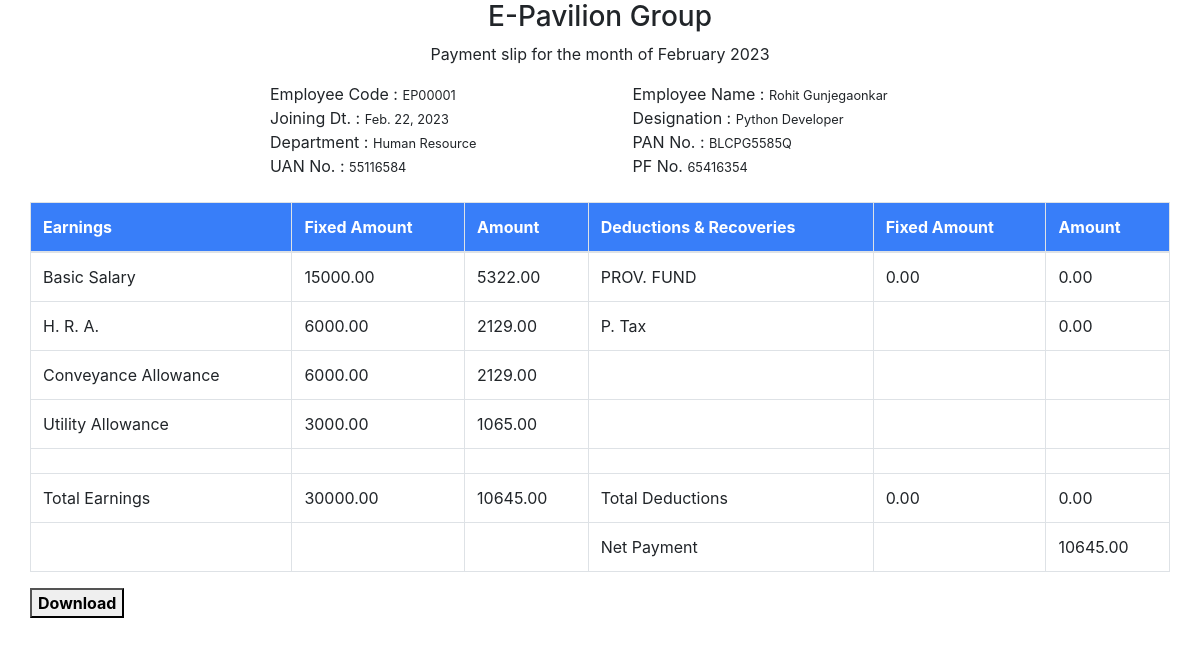
Before: /accounts/self-salary/2/ (signed in) with the older database file.
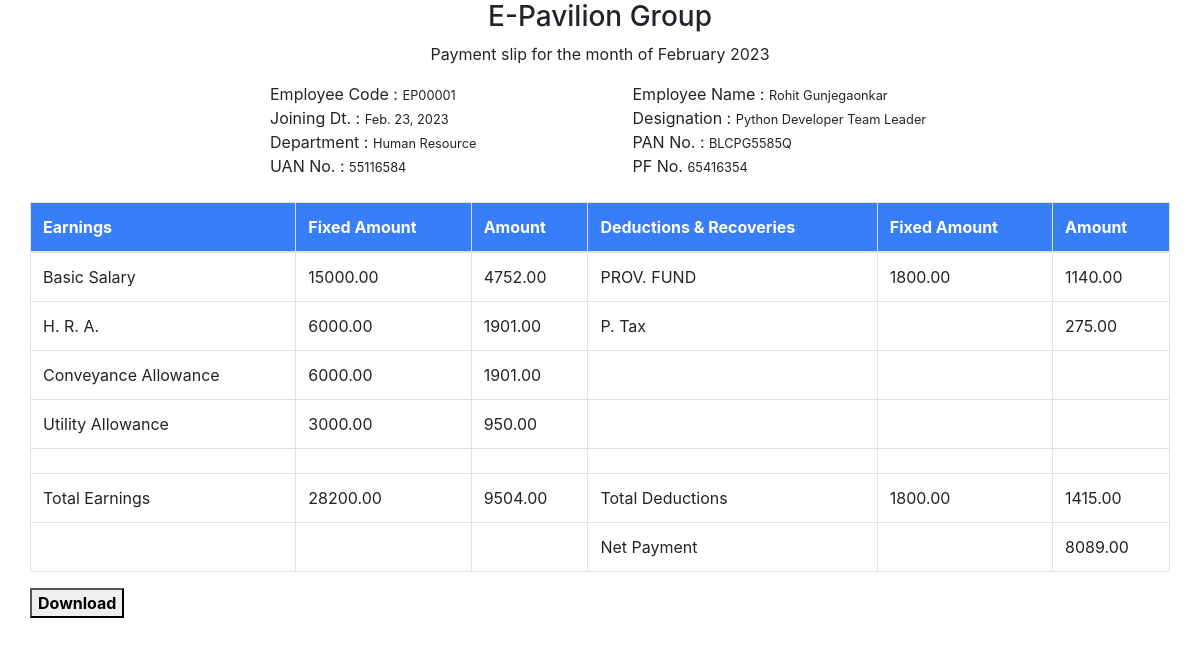
After: the same page with the newer database file.
### payroll/models.py (models this page shows, shortened)
class Salary(models.Model):
    emp_user = models.ForeignKey(User,on_delete=models.CASCADE,related_name='salary_users')
    month = models.ForeignKey(Month,on_delete=models.CASCADE,related_name='salary_months')
    current_month_ctc = models.DecimalField(max_digits=8, decimal_places=2, default=0)
    basic_salary = models.DecimalField(max_digits=8, decimal_places=2, default=0)
    house_rent_allowance = models.DecimalField(max_digits=8, decimal_places=2, default=0)
    conveyance_allowance = models.DecimalField(max_digits=8, decimal_places=2, default=0)
    utility_allowance = models.DecimalField(max_digits=8, decimal_places=2, default=0)
    bonus = models.DecimalField(max_digits=8, decimal_places=2, default=0)
    pf_employer = models.DecimalField(max_digits=8, decimal_places=2, default=0)
    pf_employee = models.DecimalField(max_digits=8, decimal_places=2, default=0)
    profession_tax = models.DecimalField(max_digits=8, decimal_places=2, default=0)
    epf_employer = models.DecimalField(max_digits=8, decimal_places=2, default=0)
    eps_employer = models.DecimalField(max_digits=8,decimal_places=2, default=0)
    ot_pay = models.DecimalField(max_digits=8, decimal_places=2, default=0)
    gross_salary = models.DecimalField(max_digits=8, decimal_places=2, default=0)
    deductions = models.DecimalField(max_digits=8, decimal_places=2, default=0)
    net_salary = models.DecimalField(max_digits=8, decimal_places=2, default=0)

### account/models.py (models this page shows, shortened)
class UserBasicDetails(models.Model):
    emp_user = models.OneToOneField(User, on_delete=models.CASCADE, related_name='user_basics')
    designation = models.ForeignKey(Designation, on_delete=models.CASCADE, to_field='designation_name',related_name='user_designation_details', null=True)
    department = models.ForeignKey(Department, on_delete=models.CASCADE, to_field='department_name',related_name='user_department_details', null=True)
    shift_details = models.ForeignKey(UserShiftDetails, on_delete=models.CASCADE, to_field='shift_name',related_name='user_shift_details', null=True)
    date_of_joining = models.DateField(auto_now=True, null=True)
    salary = models.DecimalField(max_digits=10, decimal_places=2, null=True)
    uan_number = models.BigIntegerField(null=True)
    pf_number = models.CharField(max_length=10, null=True)
    experience_status = models.CharField (choices=(("Fresher", "Fresher"), ("Experienced", "Experienced")), max_length=50, null=True)
    is_salaried = models.BooleanField(default=True)   #if salaried is True deduction part for employee will be calculated eg. PF.
    is_active = models.BooleanField(default=True)
    is_approved = models.BooleanField(default=False)
    is_verify = models.BooleanField(default=False)
    is_requested = models.BooleanField(default=False)
    created_by = models.ForeignKey(User, on_delete=models.CASCADE, related_name='employee_created_by', null=True)
    approved_by = models.ForeignKey(User, on_delete=models.CASCADE, related_name='employee_approved_by', null=True)
    is_completed_basic_details = models.BooleanField(default=False)
    created_at = models.DateTimeField(auto_now_add=True)
    updated_at = models.DateTimeField(auto_now=True)

class Designation(models.Model):
    designation_name = models.CharField(max_length=100, unique=True)
    created_at = models.DateTimeField(auto_now_add=True)
    updated_at = models.DateTimeField(auto_now=True)

class Department(models.Model):
    department_name = models.CharField(max_length=100, unique=True)
    created_at = models.DateTimeField(auto_now_add=True)
    updated_at = models.DateTimeField(auto_now=True)

class UserAdditionalDetail(models.Model):
    emp_user = models.OneToOneField(User, on_delete=models.CASCADE, related_name='user_additional_details')
    gender = models.CharField(choices=(('Male' , 'Male'), ('Female', 'Female')), max_length=55, null=True)
    mobile_no = models.BigIntegerField(null=True)
    date_of_birth = models.DateField(null=True)
    pan_number = models.CharField(max_length=10, null=True)
    aadhaar_number = models.BigIntegerField(null=True)
    permanent_address = models.TextField(null=True)
    current_address = models.TextField(null=True)
    marital_status = models.CharField(choices=(('Single', 'Single'), ('Married', 'Married')), max_length=55, null=True)
    passport_no = models.CharField(max_length=9, null=True)
    father_name = models.CharField(max_length=255, null=True)
    mother_name = models.CharField(max_length=255, null=True)
    nationality = models.CharField(max_length=50, null=True)
    emergency_contact_no = models.BigIntegerField(null=True)
    blood_group = models.CharField(max_length=3, null=True)
    profile_photo = models.ImageField(upload_to='userprofile', null=True, default='default_profile_pic.png')
    is_requested = models.BooleanField(default=False)
    is_completed_additional_details = models.BooleanField(default=False)  # this will become True if mandatory fields are filled by employee after verification by HR
    created_at = models.DateTimeField(auto_now_add=True)
    updated_at = models.DateTimeField(auto_now=True)

### account/account_views/self_services/self_salary.py (the view)
# urls.py: path("self-salary/<int:pk>/", SalarySlip.as_view(), name="salary_slip"),
class SalarySlip(View):
    @method_decorator(login_required(login_url='login'))
    def get(self, request, pk):
        month_attendance_counter(user_id=request.user.id, month_name=0)
        salary_slip(user_id=request.user.id, month_name=0)
        salary_details = Salary.objects.get(id=pk)
        emp_id = salary_details.emp_user_id
        basic_details = UserBasicDetails.objects.get(emp_user_id=emp_id)
        additional_details = UserAdditionalDetail.objects.get(
            emp_user_id=emp_id)
        user_sal = Decimal(basic_details.salary)
        month_format = salary_details.month.month_name[0:-
                                                       4] + ' ' + salary_details.month.month_name[-4:]
        gross_sal = round((user_sal/Decimal(1.12)), 2)
        if gross_sal <= 15000:
            gross_sal = gross_sal
        else:
            gross_sal = user_sal - 1800
        if basic_details.is_salaried == False:
            gross_sal = user_sal
        basic = round((Decimal(0.50) * user_sal), 2)
        hra = round((Decimal(0.20) * user_sal), 2)
        conveyance = round((Decimal(0.20) * user_sal), 2)
        utility = round((Decimal(0.10) * user_sal), 2)
        if gross_sal >= 15000:
            pf_employee_1 = round(Decimal(1800), 2)
        else:
            pf_employee_1 = round((gross_sal * Decimal(0.12)), 2)
        data = {
            "salary_details": salary_details,
            "basic_details": basic_details,
            "additional_details": additional_details,
            'basic_salary1': basic,
            'hra1': hra,
            'conveyance_allowance1': conveyance,
            'utility_allowance1': utility,
            'gross1': gross_sal,
            'pf_employee1': pf_employee_1,
            'current_month': month_format
        }
        return render(request, "account/self_services/salary_slip.html", data)

### account/account_views/dependencies/basic_functions.py (called while the page is built)
def create_month_year_formate(date=0, is_current_month=True, month=0):
    if is_current_month:
        if month == 0:
            date = datetime.today()
            return str(date.strftime('%B')) + str(date.year)
        else:
            date = datetime.now()
            date = date + relativedelta(months=-month)
            return str(date.strftime('%B')) + str(date.year)
    else:
        if date == 0:
            date = datetime.today()
            return str(date.strftime('%B')) + str(date.year)
        else:
            return date + relativedelta(months=+month)

def get_month_year(month_name=0):
    if month_name == 0:
        month_name = create_month_year_formate()
    month = Month.objects.filter(month_name=month_name)
    if not month.exists():
        month = Month.objects.create(month_name=month_name)
    else:
        return month[0]

### templates/account/self_services/salary_slip.html (shortened to what this page needs)
<!DOCTYPE html>
<html>
<head>
  <div class="text-center lh-1 mb-2">
    <h3 class="fw-bold">E-Pavilion Group</h3> <span class="fw-normal">Payment slip for the month of {{current_month}}</span>
</div>
</head>
<link rel="stylesheet" href="https://cdn.jsdelivr.net/npm/bootstrap@4.3.1/dist/css/bootstrap.min.css">
<body id="salary">
  <div class="container mt-3 mb-5" id="salary">
    <div class="row">
        <div class="col-md-12">
            <div class="row " >
                <div class="col-md-10" style="padding-left:15rem;">
                    <div class="row">
                        <div class="col-md-6">
                            <div> <span class="fw-bolder">Employee Code :</span> <small class="ms-3">{{salary_details.emp_user.username}}</small> </div>
                        </div>
                        <div class="col-md-6">
                            <div> <span class="fw-bolder">Employee Name :</span> <small class="ms-3">{{salary_details.emp_user.first_name}} {{salary_details.emp_user.last_name}}</small> </div>
                        </div>
                    </div>
                    <div class="row">
                        <div class="col-md-6">
                            <div> <span class="fw-bolder">Joining Dt. :</span> <small class="ms-3">{{basic_details.date_of_joining}}</small> </div>
                        </div>
                        <div class="col-md-6">
                            <div> <span class="fw-bolder">Designation :</span> <small class="ms-3">{{basic_details.designation.designation_name}}</small> </div>
                        </div>
                    </div>
                    <div class="row">
                        <div class="col-md-6">
                            <div> <span class="fw-bolder">Department : </span> <small class="ms-3">{{basic_details.department.department_name}}</small> </div>
                        </div>
                        <div class="col-md-6">
                            <div> <span class="fw-bolder">PAN No. :</span> <small class="ms-3">{{additional_details.pan_number}}</small> </div>
                        </div>
                    </div>
                    <div class="row">
                        <div class="col-md-6">
                            <div> <span class="fw-bolder">UAN No. :</span> <small class="ms-3">{{basic_details.uan_number}}</small></div>
                        </div>
                        <div class="col-md-6">
                            <div> <span class="fw-bolder">PF No.</span> <small class="ms-3">{{basic_details.pf_number}}</small> </div>
                        </div>
                    </div>
                </div>
<table class="mt-4 table table-bordered">
  <thead class="text-white" style="background:#387EF9;">
  <tr>
    <th>Earnings</th>
    <th>Fixed Amount</th>
    <th>Amount</th>
    <th>Deductions & Recoveries</th>
    <th>Fixed Amount</th>
    <th>Amount</th>
  </tr>
  </thead>
  <tr>
    <td>Basic Salary</td>
    <td>{{basic_salary1}}</td>
    <td>{{salary_details.basic_salary}}</td>
    <td>PROV. FUND</td>
    <td>{% if basic_details.is_salaried == False %} 0.00 {% else %} {{pf_employee1}} {% endif %}</td>
    <td>{{salary_details.pf_employee}}</td>
  </tr>
  <tr>
    <td>H. R. A.</td>
    <td>{{hra1}}</td>
    <td>{{salary_details.house_rent_allowance}}</td>
    <td>P. Tax</td>
    <td>      </td>
    <td>{{salary_details.profession_tax}}</td>
  </tr>
  <tr>
    <td>Conveyance Allowance</td>
    <td>{{conveyance_allowance1}}</td>
    <td>{{salary_details.conveyance_allowance}}</td>
    <td>    </td>
    <td>    </td>
    <td>    </td>
  </tr>
  <tr>
    <td>Utility Allowance</td>
    <td>{{utility_allowance1}}</td>
    <td>{{salary_details.utility_allowance}}</td>
    <td>    </td>
    <td>    </td>
    <td>    </td>
  </tr>
  <tr>
    <td>     </td>
    <td>     </td>
    <td>     </td>
    <td>     </td>
    <td>     </td>
    <td>     </td>
  </tr>
  <tr>
    <td>Total Earnings</td>
    <td>{{gross1}}</td>
    <td>{% if basic_details.is_salaried == False %} {{salary_details.net_salary}} {% else %} {{salary_details.gross_salary}} {% endif %}</td>
    <td>Total Deductions</td>
    <td>{% if basic_details.is_salaried == False %} 0.00 {% else %} {{pf_employee1}} {% endif %}</td>
    <td>{{salary_details.deductions}}</td>
  </tr>
  <tr>
    <td>     </td>
    <td>     </td>
    <td>     </td>
    <td>Net Payment</td>
    <td>     </td>
    <td>{{salary_details.net_salary}}</td>
  </tr>
</table>
</body>
<button  id="btn-print"><b> Download </b></button>
</html>

Changed rows visible on the page:
changed Salary "EP00001": basic_salary "5322.00" → "4752.00"; pf_employee "0.00" → "1140.00"; house_rent_allowance "2129.00" → "1901.00"; profession_tax "0.00" → "275.00"; conveyance_allowance "2129.00" → "1901.00"; utility_allowance "1065.00" → "950.00"; gross_salary (not shown) → "9504.00"; deductions "0.00" → "1415.00"; net_salary "10645.00" → "8089.00"; net_salary "10645.00" → (not shown)
changed UserBasicDetails "Human Resource": date_of_joining "Feb. 22, 2023" → "Feb. 23, 2023"; designation.designation_name "Python Developer" → "Python Developer Team Leader"; salary "30000.00" → (not shown)
Other visible differences:
{{ pf_employee1 }}: (not shown) → "1800.00"
{{ gross1 }}: (not shown) → "28200.00"
text no longer shown: "0.00 0.00"
